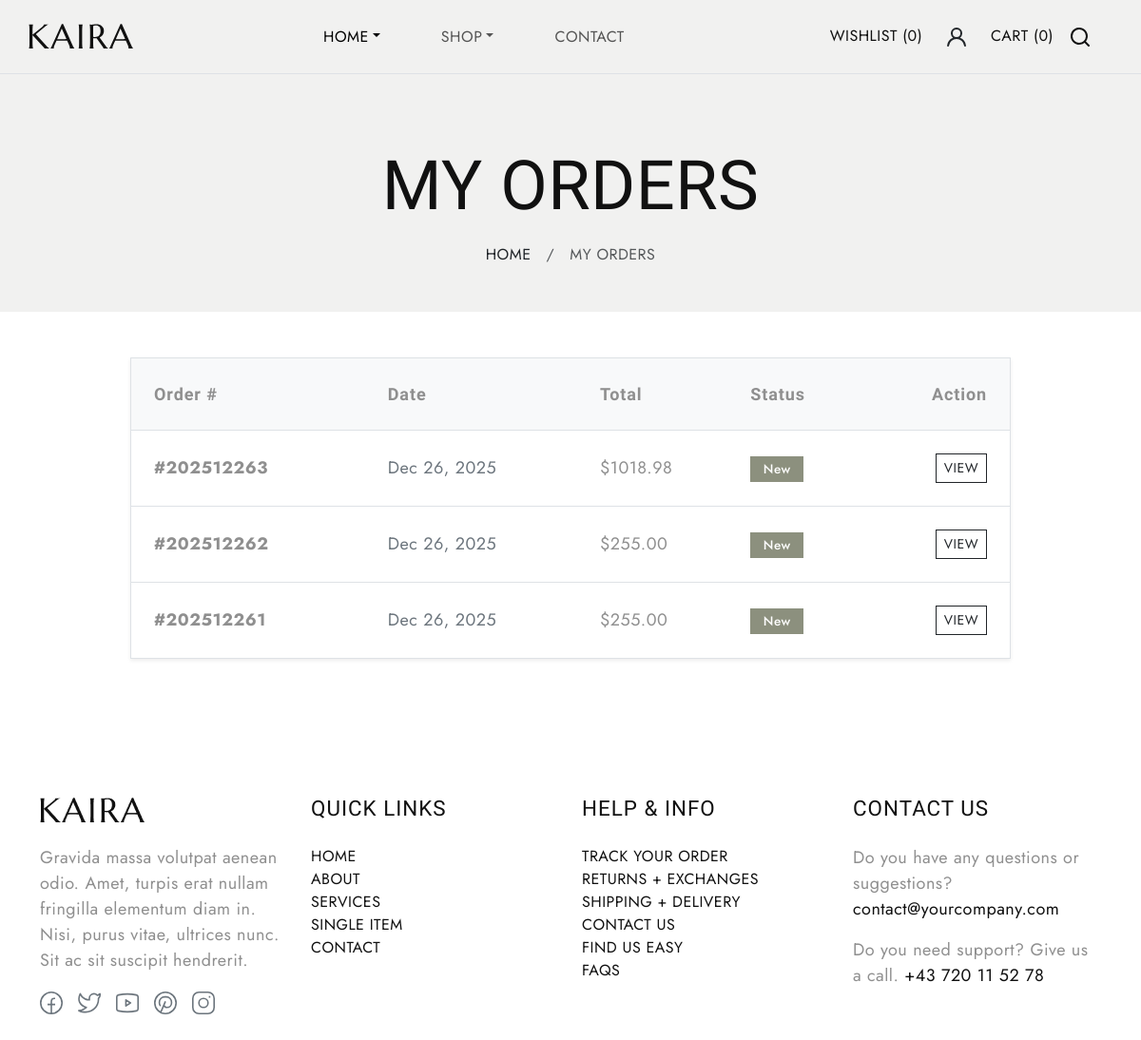
/my-orders/ (signed in), run on the app's committed database.
### store/models.py (models this page shows, shortened)
class Order(models.Model):
    STATUS = (
        ('New', 'New'),
        ('Accepted', 'Accepted'),
        ('Completed', 'Completed'),
        ('Cancelled', 'Cancelled'),
    )
    user = models.ForeignKey(User, on_delete=models.SET_NULL, null=True)
    order_number = models.CharField(max_length=255)
    first_name = models.CharField(max_length=255)
    last_name = models.CharField(max_length=255)
    phone = models.CharField(max_length=255)
    email = models.EmailField(max_length=255)
    address_line_1 = models.CharField(max_length=255)
    address_line_2 = models.CharField(max_length=255, blank=True)
    country = models.CharField(max_length=255)
    state = models.CharField(max_length=255)
    city = models.CharField(max_length=255)
    order_note = models.CharField(max_length=255, blank=True)
    order_total = models.FloatField()
    tax = models.FloatField()
    status = models.CharField(max_length=255, choices=STATUS, default='New')
    ip = models.CharField(blank=True, max_length=255)
    is_ordered = models.BooleanField(default=False)
    created_at = models.DateTimeField(auto_now_add=True)
    updated_at = models.DateTimeField(auto_now=True)

### store/views.py (the view)
# urls.py: path('my-orders/', my_orders, name='my_orders'),
def my_orders(request):
    orders = Order.objects.filter(user=request.user).order_by('-created_at')
    context = {
        'orders': orders,
    }
    return render(request, 'my_orders.html', context)

### store/context_processor.py (called while the page is built)
def counter(request):
    cart_count = 0
    if 'admin' in request.path:
        return {}
    else:
        try:
            cart = Cart.objects.filter(cart_id=_cart_id(request))
            if request.user.is_authenticated:
                pass
            cart_items = CartItem.objects.all().filter(cart=cart[:1])
            for cart_item in cart_items:
                cart_count += cart_item.quantity
        except Cart.DoesNotExist:
            cart_count = 0
    return dict(cart_count=cart_count)

### store/views.py (called while the page is built)
def _cart_id(request):
    cart = request.session.session_key
    if not cart:
        request.session.create()
        cart = request.session.session_key
    return cart

### templates/my_orders.html (shortened to what this page needs)
{% extends "base.html" %}
{% load static %}
{% block content %}
<section class="hero-section position-relative bg-light p-5">
  <div class="container text-center">
    <h1 class="section-title text-uppercase mb-3">My Orders</h1>
    <nav aria-label="breadcrumb">
      <ol class="breadcrumb justify-content-center text-uppercase fs-6 m-0">
        <li class="breadcrumb-item"><a href="{% url 'home' %}" class="item-anchor text-decoration-none text-dark">Home</a></li>
        <li class="breadcrumb-item active" aria-current="page">My Orders</li>
      </ol>
    </nav>
  </div>
</section>
<section class="orders-section py-5">
  <div class="container">
    <div class="row justify-content-center">
      <div class="col-lg-10">
        {% if orders %}
        <div class="table-responsive shadow-sm">
          <table class="table table-hover align-middle mb-0 border">
            <thead class="bg-light">
              <tr>
                <th scope="col" class="py-4 ps-4">Order #</th>
                <th scope="col" class="py-4">Date</th>
                <th scope="col" class="py-4">Total</th>
                <th scope="col" class="py-4">Status</th>
                <th scope="col" class="py-4 text-end pe-4">Action</th>
              </tr>
            </thead>
            <tbody>
              {% for order in orders %}
              <tr>
                <td class="py-4 ps-4 fw-bold">
                    #{{ order.order_number }}
                </td>
                <td class="py-4 text-secondary">
                    {{ order.created_at|date:"M d, Y" }}
                </td>
                <td class="py-4">
                    ${{ order.order_total|floatformat:2 }}
                </td>
                <td class="py-4">
                    {% if order.status == 'New' %}
                        <span class="badge bg-primary rounded-0 badge-status">New</span>
                    {% elif order.status == 'Accepted' %}
                        <span class="badge bg-info rounded-0 badge-status">Accepted</span>
                    {% elif order.status == 'Completed' %}
                        <span class="badge bg-success rounded-0 badge-status">Completed</span>
                    {% elif order.status == 'Cancelled' %}
                        <span class="badge bg-danger rounded-0 badge-status">Cancelled</span>
                    {% endif %}
                </td>
                <td class="py-4 text-end pe-4">
                    <a href="#" class="btn btn-outline-dark btn-sm rounded-0 text-uppercase">View</a>
                </td>
              </tr>
              {% endfor %}
            </tbody>
          </table>
        </div>
        {% endif %}
      </div>
    </div>
  </div>
</section>
{% endblock %}

### static/style.css (style rules this page uses)
body { --heading-font: "Marcellus", Roboto, sans-serif; --heading-font-weight: 400; --heading-color: #111; --heading-line-height: 1.24; --swiper-theme-color: #8C907E; --bs-body-font-family: "Jost", Roboto, sans-serif; --bs-body-font-size: 18px; --bs-body-font-weight: 400; --bs-body-line-height: 1.5; --bs-body-color: #8f8f8f; --bs-body-color-rgb: 143, 143, 143; --bs-primary: #8C907E; --bs-secondary: #6c757d; --bs-black: #111; --bs-light: #F1F1F0; --bs-dark: #212529; --bs-gray: #9aa1a7; --bs-gray-dark: #51565b; --bs-primary-rgb: 140, 144, 126; --bs-secondary-rgb: 108, 117, 125; --bs-black-rgb: 17, 17, 17; --bs-light-rgb: 241, 241, 240; --bs-dark-rgb: 33, 37, 41; --bs-link-color: #111; --bs-link-color-rgb: 17, 17, 17; --bs-link-decoration: underline; --bs-link-hover-color: #111; --bs-link-hover-color-rgb: 17, 17, 17; }
body { letter-spacing: 0.03rem; }
h1, .h1, h2, .h2, h3, .h3, h4, .h4, h5, .h5, h6, .h6 { font-family: var(--heading-font); font-weight: var(--heading-font-weight); color: var(--heading-color); line-height: var(--heading-line-height); }
h1, h2, h3 { margin: 25px 0; }
h1, .h1 { font-size: 4.5rem; }
a { text-decoration: none; }
.btn { --bs-btn-border-radius: 0; }
.breadcrumb { --bs-breadcrumb-item-padding-x: 1em; }

### templates/my_orders.html (style rules this page uses)
.table th { font-family: 'Marcellus', serif; letter-spacing: 0.05em; font-weight: 600; background-color: #f8f9fa; }
.badge-status { padding: 0.5em 1em; font-weight: 500; font-size: 0.85rem; }

### data on the page
Order: order_number "202512263", created_at "Dec 26, 2025", order_total "1018.98", status "New"
Order: order_number "202512262", created_at "Dec 26, 2025", order_total "255.00", status "New"
Order: order_number "202512261", created_at "Dec 26, 2025", order_total "255.00", status "New"

### other printed values
{{ cart_count|default:0 }} "0"
